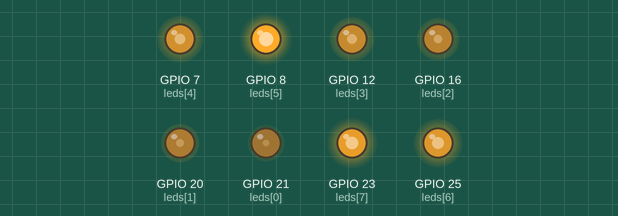
This program was run on a simulated Raspberry Pi (BCM pin numbers). Parts: output pins drawn as LEDs (lit = HIGH). What the program prints to the terminal is not drawn. At 0.0 s the program stops and its outputs stay as they are.

Above: at 0.1 s.
Timing chart, 0 to 1.5 s (numbered marks = the images above):
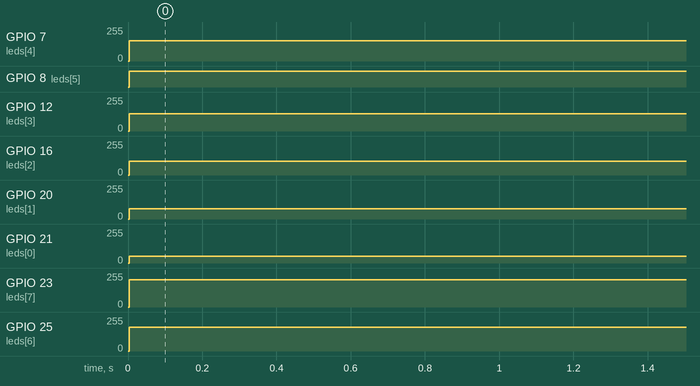

The program:

gpiozero_LEDBoard_pwm.py
```python
#!/usr/bin/python3
from gpiozero import LEDBoard
from signal import pause

leds = LEDBoard(21, 20, 16, 12, 7, 8, 25, 23, pwm=True)

print("Press Crtl-C to stop the program.")
while True:
	try:
		leds.value = (0.2, 0.3, 0.4, 0.5, 0.6, 1, 0.7, 0.8)
		pause()
	except KeyboardInterrupt:
		print("Stopping program.\n")
		leds.close()
		exit()
```

Measured:
- by itself, GPIO 7 (leds[4]): 0/255 → 153/255 at 0.00 s
- by itself, GPIO 8 (leds[5]): LOW → HIGH at 0.00 s
- by itself, GPIO 12 (leds[3]): 0/255 → 128/255 at 0.00 s
- by itself, GPIO 16 (leds[2]): 0/255 → 102/255 at 0.00 s
- by itself, GPIO 20 (leds[1]): 0/255 → 77/255 at 0.00 s
- by itself, GPIO 21 (leds[0]): 0/255 → 51/255 at 0.00 s
- by itself, GPIO 23 (leds[7]): 0/255 → 204/255 at 0.00 s
- by itself, GPIO 25 (leds[6]): 0/255 → 179/255 at 0.00 s
